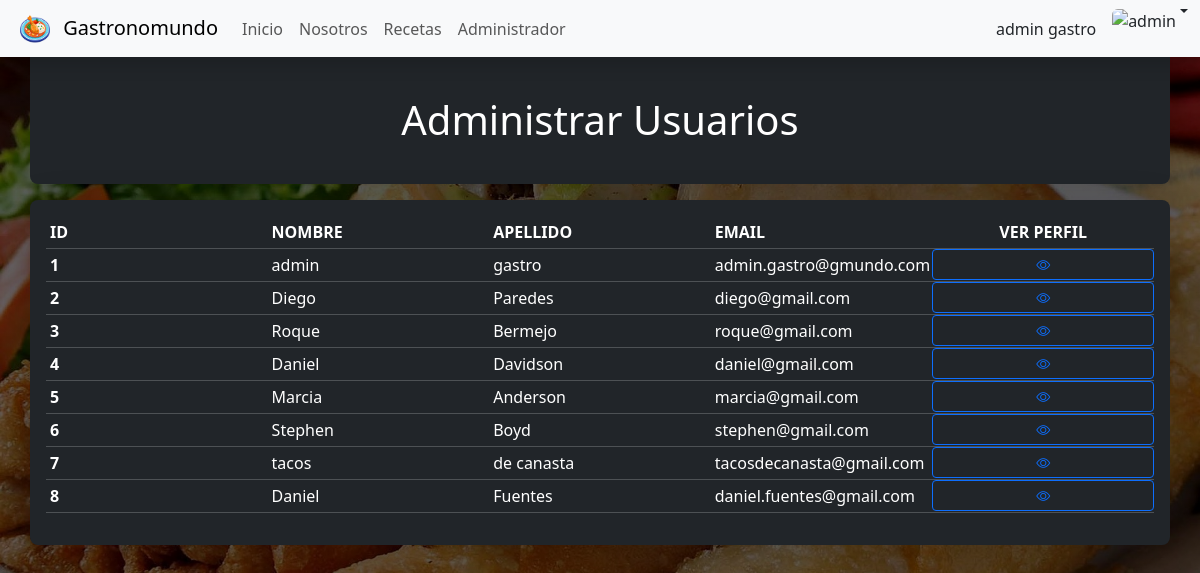
Page /administrarUsuarios.php (signed in) on the committed database.
### tables this page shows
CREATE TABLE `users` (
  `id` int(11) NOT NULL,
  `nombre` varchar(30) NOT NULL,
  `apellido` varchar(30) NOT NULL,
  `email` varchar(100) NOT NULL,
  `password` varchar(200) DEFAULT NULL,
  `photo` varchar(100) DEFAULT NULL,
  `perfil` int(11) NOT NULL,
  `biografia` varchar(300) DEFAULT NULL,
  `ubicacion` varchar(50) NOT NULL
);

### drivers/functions.php (called while the page is built, shortened)
<?php
function verUsuarios($bd, $tabla)
{
    $sql = "SELECT * FROM $tabla";
    $query = $bd->prepare($sql);
    $query->execute();
    $users = $query->fetchAll(PDO::FETCH_ASSOC);
    return $users;
}

### administrarUsuarios.php (the view, shortened to what this page needs)
<?php
require_once './drivers/functions.php';
$bd = conexion('localhost', 'db_gastronomundo', 'root', '');
$users = verUsuarios($bd, 'users');
?>
<!DOCTYPE html>
<html lang="en">
<head>
    <link href="https://cdn.jsdelivr.net/npm/bootstrap@5.3.8/dist/css/bootstrap.min.css" rel="stylesheet"
>
    <link rel="stylesheet" href="https://cdn.jsdelivr.net/npm/bootstrap-icons@1.13.1/font/bootstrap-icons.min.css">
    <link rel="stylesheet" href="./css/styles.css">
</head>
<body class="bg_body_admin">
    <header>
        <?php require_once './partials/navbar.php' ?>
    </header>
    <main class="container-fluid">
        <div class="container mt-5 pt-5 text-bg-dark rounded-3 shadow-lg p-3">
            <h1 class="mb-4 text-center">Administrar Usuarios</h1>
        </div>
        <div class="container mt-3 pt-3 text-bg-dark rounded-3 shadow-lg p-3">
            <table class="table table-hover table-sm table-dark table_equal_cols">
                <thead>
                    <tr>
                        <th scope="col">ID</th>
                        <th scope="col">NOMBRE</th>
                        <th scope="col">APELLIDO</th>
                        <th scope="col">EMAIL</th>
                        <th scope="col" class="text-center">VER PERFIL</th>
                    </tr>
                </thead>
                <tbody>
                    <?php foreach ($users as $user) : ?>
                        <tr>
                            <th scope="row"><?= $user['id'] ?></th>
                            <td><?= $user['nombre'] ?></td>
                            <td><?= $user['apellido'] ?></td>
                            <td><?= $user['email'] ?></td>
                            <td class="text-center p-0">
                                <div class="btn-group w-100" role="group" aria-label="Acciones">
                                    <a href="perfilUsuario.php?id=<?= $user['id'] ?>" class="btn btn-sm btn-outline-primary">
                                        <i class="bi bi-eye"></i>
                                    </a>
                                </div>
                            </td>
                        </tr>
                    <?php endforeach ?>
                </tbody>
            </table>
        </div>
    </main>
</body>
</html>

### css/styles.css (style rules this page uses)
.bg_body_admin { background-image: linear-gradient(rgba(0, 0, 0, 0.6), rgba(0, 0, 0, 0.6)), url('../img/img05.jpg'); background-size: cover; background-position: center; background-repeat: no-repeat; height: 93.5vh; position: relative; }
.table_equal_cols { table-layout: fixed; width: 100%; }

### rows in the picture
users: id "1", nombre "admin", apellido "gastro", email "admin.gastro@gmundo.com"
users: id "2", nombre "Diego", apellido "Paredes", email "diego@gmail.com"
users: id "3", nombre "Roque", apellido "Bermejo", email "roque@gmail.com"
users: id "4", nombre "Daniel", apellido "Davidson", email "daniel@gmail.com"
users: id "5", nombre "Marcia", apellido "Anderson", email "marcia@gmail.com"
users: id "6", nombre "Stephen", apellido "Boyd", email "stephen@gmail.com"
users: id "7", nombre "tacos", apellido "de canasta", email "tacosdecanasta@gmail.com"
users: id "8", nombre "Daniel", apellido "Fuentes", email "daniel.fuentes@gmail.com"

### other values in the picture
$_SESSION['nombre'] "admin"
$_SESSION['apellido'] "gastro"
